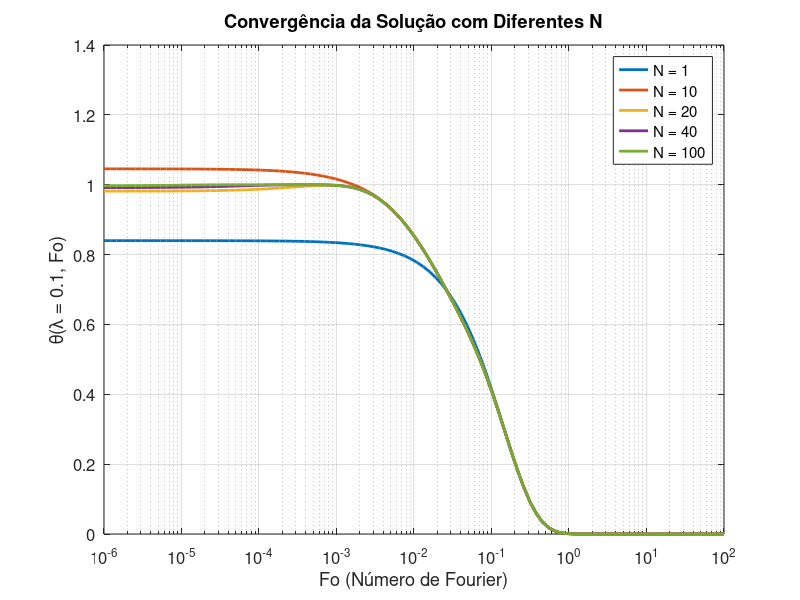
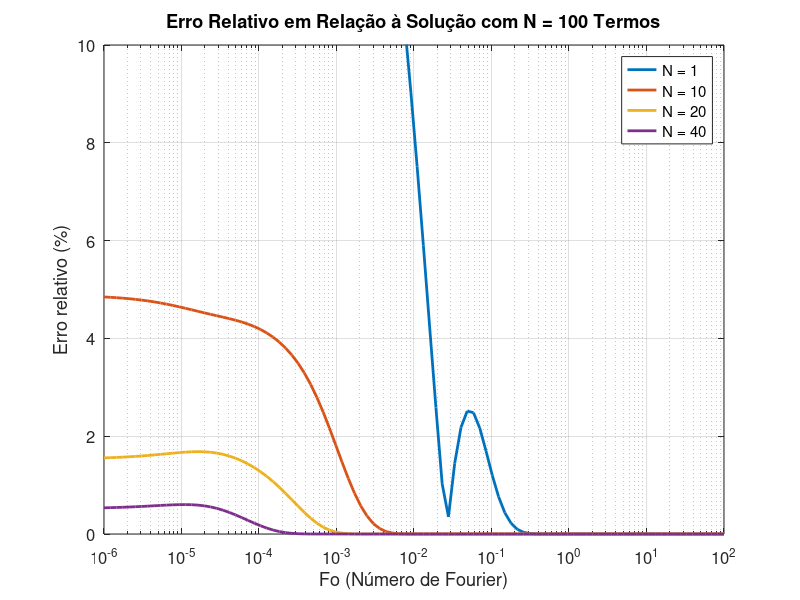
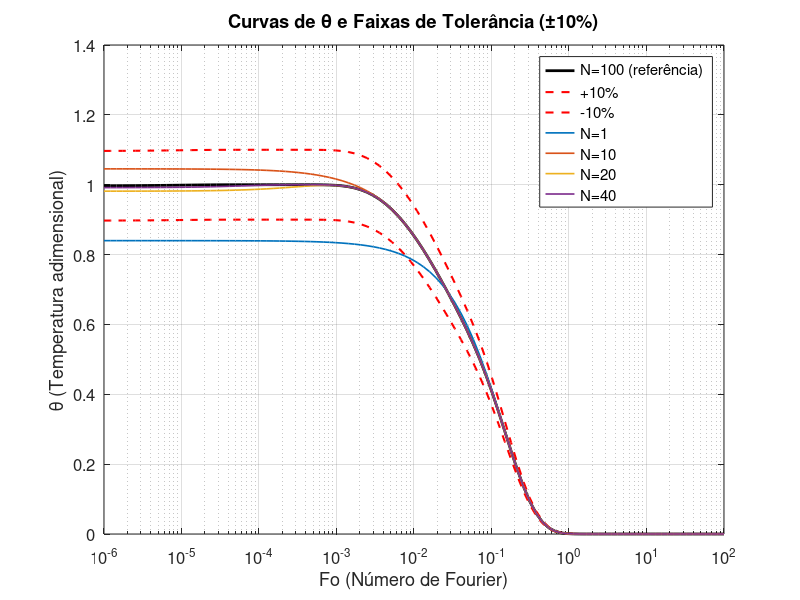

Source code (MATLAB) for these figures, in order:
clc; clear; close all;


%nome para salvar: temperatura_09_Bi1_final_transcal.m


% --- Parâmetros fixos ---
Bi = 5;
lambda = 0.9;
Fo_values = logspace(-6, 2, 100);    % Número de Fourier (escala log)
N_values = [1, 10, 20, 40, 100];    % Quantidade de termos da série

% --- Inicializar matriz para armazenar os valores de theta ---
theta_vals = zeros(length(Fo_values), length(N_values));

% --- Cálculo da solução em série para cada Fo e cada N ---
for k = 1:length(Fo_values)
    Fo = Fo_values(k);
    for j = 1:length(N_values)
        N = N_values(j);

        % Função transcendental para encontrar mu_n
        f = @(mu) mu .* cot(mu) + Bi;

        % Encontrar autovalores mu_n via fzero em cada intervalo (n*pi, (n+1)*pi)
        mu = zeros(1, N);
        for i = 1:N
            a = (i - 1) * pi + 0.001;
            b = i * pi - 0.001;
            mu(i) = fzero(f, [a, b]);
        end

        % Coeficientes A_n
        Ai = zeros(1, N);
        for i = 1:N
            num = 2 * (mu(i)^2 + Bi^2) * (1 - cos(mu(i)));
            den = (mu(i)^2 + Bi^2 + Bi) * mu(i);
            Ai(i) = num / den;
        end

        % Cálculo da temperatura adimensional theta
        theta = sum(Ai .* sin(mu * lambda) .* exp(-mu.^2 * Fo));
        theta_vals(k, j) = theta;
    end
end

% --- Cálculo do erro relativo em relação à referência N=100 ---
ref = theta_vals(:, end);
ref(ref == 0) = 1e-12; % Evitar divisão por zero
erro_rel = abs(theta_vals - ref) ./ abs(ref);

% --- GRÁFICO 1: Temperatura adimensional para diferentes N ---
figure;
semilogx(Fo_values, theta_vals, 'LineWidth', 2);
legend(arrayfun(@(n) sprintf('N = %d', n), N_values, 'UniformOutput', false), ...
       'Location', 'Best', 'FontSize', 10);
xlabel('Fo (Número de Fourier)', 'FontSize', 12);
ylabel('\theta(\lambda = 0.1, Fo)', 'FontSize', 12);
title('Convergência da Solução com Diferentes N', 'FontSize', 14);
grid on;
set(gca, 'FontSize', 12);

% --- GRÁFICO 2: Erro relativo (%) em relação a N=100 ---
figure;
semilogx(Fo_values, erro_rel(:, 1:end-1)*100, 'LineWidth', 2);
legend(arrayfun(@(n) sprintf('N = %d', n), N_values(1:end-1), 'UniformOutput', false), ...
       'Location', 'Best', 'FontSize', 10);
xlabel('Fo (Número de Fourier)', 'FontSize', 12);
ylabel('Erro relativo (%)', 'FontSize', 12);
title('Erro Relativo em Relação à Solução com N = 100 Termos', 'FontSize', 14);
ylim([0 10]); % Limitar erro relativo para melhor visualização
grid on;
set(gca, 'FontSize', 12);

% Plotagem


theta_ref = theta_vals(:, end);  % N = 100

theta_plus10 = 1.10 * theta_ref;
theta_minus10 = 0.90 * theta_ref;

figure;
semilogx(Fo_values, theta_ref, 'k-', 'LineWidth', 2); hold on;
semilogx(Fo_values, theta_plus10, 'r--', 'LineWidth', 1.5);
semilogx(Fo_values, theta_minus10, 'r--', 'LineWidth', 1.5);
colors = lines(length(N_values)-1);

for j = 1:length(N_values)-1
    semilogx(Fo_values, theta_vals(:, j), '-', 'Color', colors(j,:), 'LineWidth', 1.2);
end

xlabel('Fo (Número de Fourier)', 'FontSize', 12);
ylabel('\theta (Temperatura adimensional)', 'FontSize', 12);
title('Curvas de \theta e Faixas de Tolerância (\pm10%)', 'FontSize', 14);
legend({'N=100 (referência)', '+10%', '-10%', 'N=1', 'N=10', 'N=20', 'N=40'}, ...
    'Location', 'best');
grid on;
set(gca, 'FontSize', 12);
